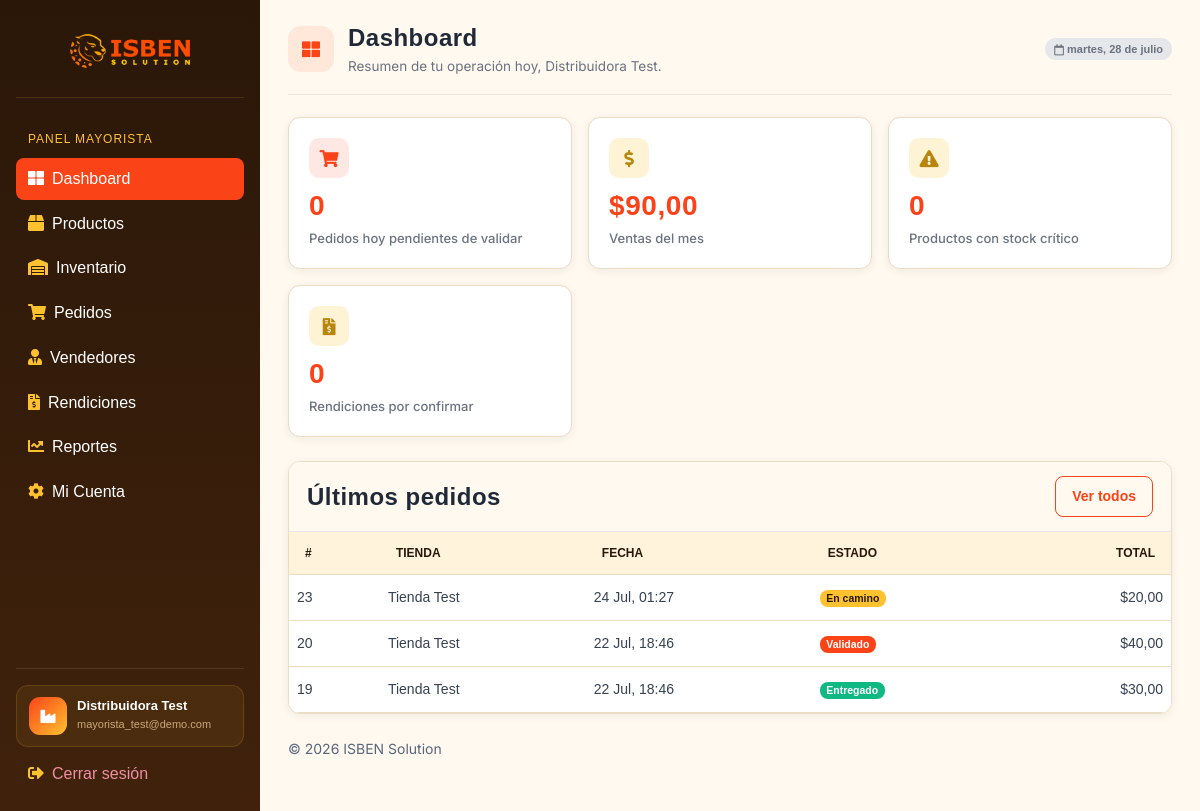
Page /mayorista/dashboard/ (signed in) on the earlier database version.
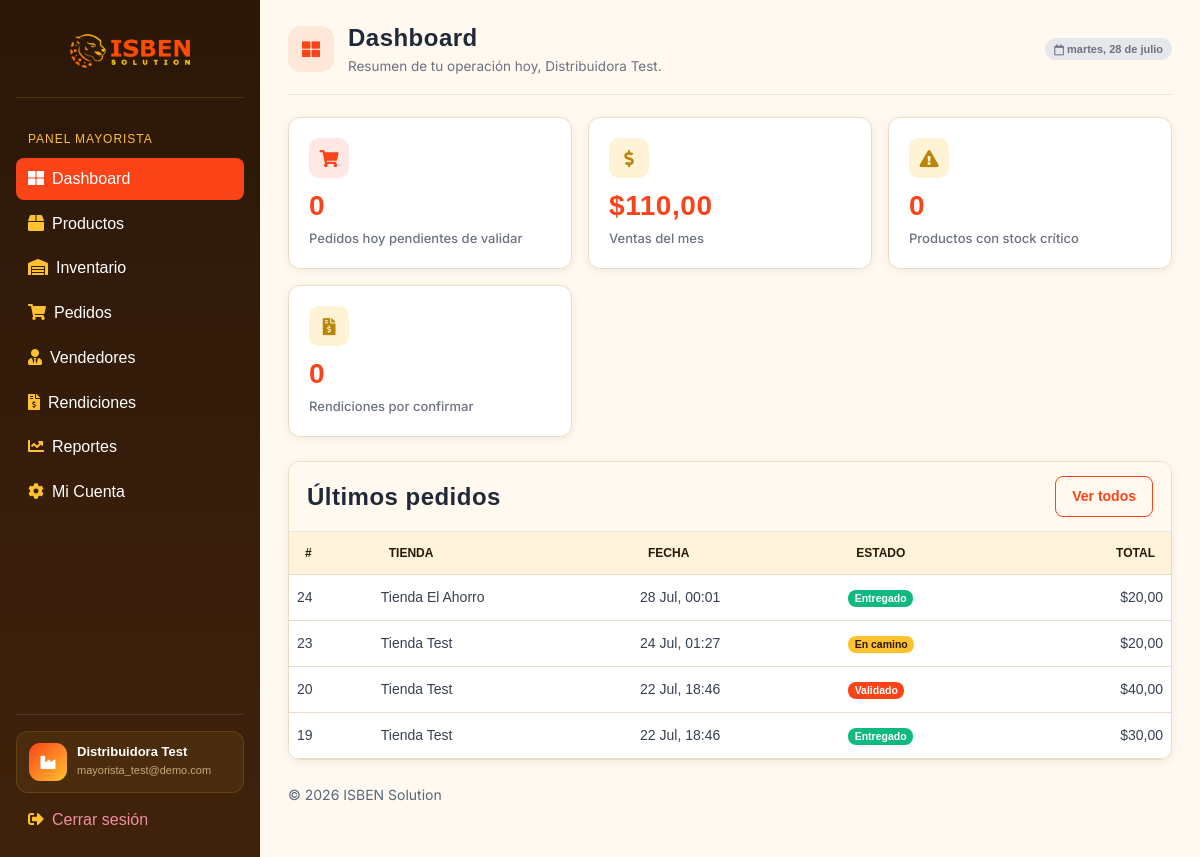
Same page on the later database version.
### appDjango/models.py (models this page shows, shortened)
class Pedido(models.Model):
    CREADO_POR_CHOICES = [
        ("tienda", "Tienda"),
        ("vendedor", "Vendedor"),
    ]
    ESTADO_CHOICES = [
        ("pendiente", "Pendiente"),
        ("validado", "Validado"),
        ("en_camino", "En camino"),
        ("entregado", "Entregado"),
        ("cancelado", "Cancelado"),
    ]
    TIPO_PAGO_CHOICES = [
        ("efectivo", "Efectivo"),
        ("digital", "Digital"),
    ]
    tienda = models.ForeignKey(
        Tienda,
        on_delete=models.CASCADE,
        related_name="pedidos",
    )
    mayorista = models.ForeignKey(
        Mayorista,
        on_delete=models.CASCADE,
        related_name="pedidos",
    )
    vendedor = models.ForeignKey(
        Vendedor,
        on_delete=models.SET_NULL,
        blank=True,
        null=True,
        related_name="pedidos",
    )
    creado_por = models.CharField(
        max_length=10,
        choices=CREADO_POR_CHOICES,
    )
    estado = models.CharField(
        max_length=20,
        choices=ESTADO_CHOICES,
        default="pendiente",
    )
    tipo_pago = models.CharField(
        max_length=20,
        choices=TIPO_PAGO_CHOICES,
    )
    total = models.DecimalField(
        max_digits=12,
        decimal_places=2,
        default=0,
        editable=False,
    )
    comision_plataforma = models.DecimalField(
        max_digits=12,
        decimal_places=2,
        default=0,
        editable=False,
    )
    cobro_confirmado = models.BooleanField(
        default=False,
    )
    nota_voz_url = models.TextField(
        blank=True,
        null=True,
    )
    lat_entrega = models.FloatField(
        blank=True,
        null=True,
    )
    lng_entrega = models.FloatField(
        blank=True,
        null=True,
    )
    telefono_contacto = models.CharField(
        max_length=20,
        blank=True,
        null=True,
    )
    creado_en = models.DateTimeField(
        auto_now_add=True,
        null=True,
    )

class Tienda(models.Model):
    cuenta = models.OneToOneField(
        settings.AUTH_USER_MODEL, on_delete=models.CASCADE, related_name="perfil_tienda"
    )
    nombre = models.CharField(max_length=255)
    telefono = models.CharField(max_length=20, unique=True, blank=True, null=True)
    lat = models.FloatField(blank=True, null=True)
    lng = models.FloatField(blank=True, null=True)
    direccion_texto = models.TextField(blank=True, null=True)

### appDjango/views.py (the view)
@mayorista_required
def mayorista_dashboard(request):
    contexto = request.mayorista.obtener_resumen_dashboard()
    return render(
        request,
        "mayorista/dashboard.html",
        contexto,
    )

### appDjango/templates/mayorista/dashboard.html (shortened to what this page needs)
{% extends 'layouts/base.html' %}
{% block content %}
  <div class="pagina-cabecera">
    <div class="pagina-cabecera-titulo">
      <div class="pagina-cabecera-icono"><i class="fas fa-th-large"></i></div>
      <div>
        <h1>Dashboard</h1>
        <p class="subtitulo">Resumen de tu operación hoy, {{ request.mayorista.nombre }}.</p>
      </div>
    </div>
    <div class="pagina-cabecera-acciones">
      <span class="portal-badge portal-badge-gray"><i class="far fa-calendar"></i>&nbsp;{% now "l, j \d\e F" %}</span>
    </div>
  </div>
  <div class="portal-grid">
    <a href="{% url 'portal_mayorista_pedidos' %}?estado=pendiente" class="stat-card stat-card-link">
      <div class="stat-card-icon stat-icon-naranja"><i class="fas fa-shopping-cart"></i></div>
      <h2>{{ pedidos_hoy }}</h2>
      <p>Pedidos hoy pendientes de validar</p>
    </a>
    <a href="{% url 'portal_mayorista_reportes' %}" class="stat-card stat-card-link">
      <div class="stat-card-icon stat-icon-dorado"><i class="fas fa-dollar-sign"></i></div>
      <h2>${{ ventas_mes|floatformat:2 }}</h2>
      <p>Ventas del mes</p>
    </a>
    <a href="{% url 'portal_mayorista_inventario' %}" class="stat-card stat-card-link {% if stock_critico > 0 %}stat-card-alerta{% endif %}">
      <div class="stat-card-icon {% if stock_critico > 0 %}stat-icon-rojo{% else %}stat-icon-dorado{% endif %}"><i class="fas fa-exclamation-triangle"></i></div>
      <h2>{{ stock_critico }}</h2>
      <p>Productos con stock crítico</p>
    </a>
    <a href="{% url 'portal_mayorista_rendiciones' %}" class="stat-card stat-card-link">
      <div class="stat-card-icon stat-icon-dorado"><i class="fas fa-file-invoice-dollar"></i></div>
      <h2>{{ rendiciones_pendientes }}</h2>
      <p>Rendiciones por confirmar</p>
    </a>
  </div>
  <div class="tarjeta-seccion" style="margin-top: 24px;">
    <div class="tarjeta-seccion-cabecera">
      <h2 class="h6 mb-0">Últimos pedidos</h2>
      <a href="{% url 'portal_mayorista_pedidos' %}" class="btn btn-outline-primary btn-sm">Ver todos</a>
    </div>
    {% if ultimos_pedidos %}
      <table class="table table-hover mb-0">
        <thead>
          <tr>
            <th>#</th>
            <th>Tienda</th>
            <th>Fecha</th>
            <th>Estado</th>
            <th class="text-end">Total</th>
          </tr>
        </thead>
        <tbody>
          {% for pedido in ultimos_pedidos %}
            <tr>
              <td>{{ pedido.id }}</td>
              <td>{{ pedido.tienda.nombre }}</td>
              <td>{{ pedido.creado_en|date:"d M, H:i" }}</td>
              <td>
                {% if pedido.estado == 'entregado' %}<span class="badge bg-success">Entregado</span>
                {% elif pedido.estado == 'en_camino' %}<span class="badge bg-secondary">En camino</span>
                {% elif pedido.estado == 'validado' %}<span class="badge bg-primary">Validado</span>
                {% elif pedido.estado == 'cancelado' %}<span class="badge bg-danger">Cancelado</span>
                {% else %}<span class="badge bg-warning">Pendiente</span>{% endif %}
              </td>
              <td class="text-end"><strong>${{ pedido.total }}</strong></td>
            </tr>
          {% endfor %}
        </tbody>
      </table>
    {% else %}
      <p class="portal-empty mb-0">Todavía no tienes pedidos. Cuando una tienda o un vendedor cree uno, aparecerá aquí.</p>
    {% endif %}
  </div>
{% endblock %}

Differences in the rows shown:
added Pedido: id "24", tienda.nombre "Tienda El Ahorro", creado_en "28 Jul, 00:01", estado "Entregado", total "20,00"
Other differences:
{{ ventas_mes|floatformat:2 }}: "90,00" → "110,00"
